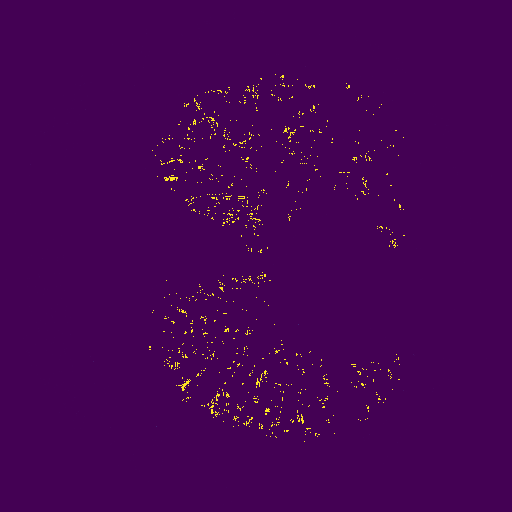
#> input picture Alles/KlassischeBildverarbeitung/Grabcut/prediction_47.png, 512 x 512 px, found by its file name
$ python ContourDetection.py   (older library calls are emulated)
#> lines starting #> are read from the running program, lines starting #| are printed output that depends on the picture; after the words box and inside, x2 and y2 are one past the last pixel; in counts of white or black regions, pixels touching at a corner belong together
import cv2
import numpy as np
import matplotlib.pyplot as plt


img = cv2.imread("prediction_47.png")
#> img is the input picture: shape (512, 512, 3); mean B, G, R 83.6, 2.7, 69.4
gray = cv2.cvtColor(img, cv2.COLOR_BGR2GRAY)
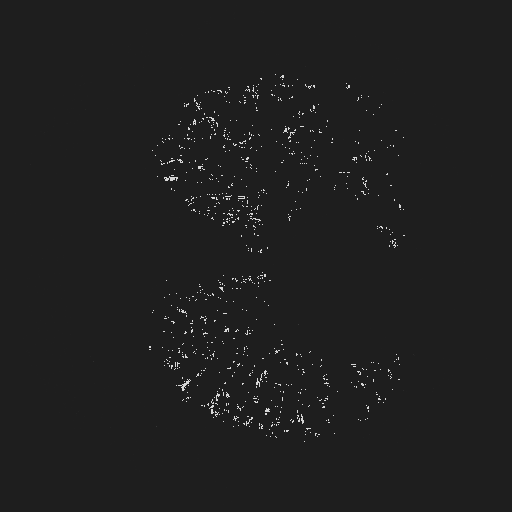
#> gray: shape (512, 512); min 30, max 215, mean 31.4
gray_bl = cv2.bilateralFilter(gray, 9, 75, 75)
ret, thr = cv2.threshold(gray_bl, 200, 255, cv2.THRESH_BINARY_INV)
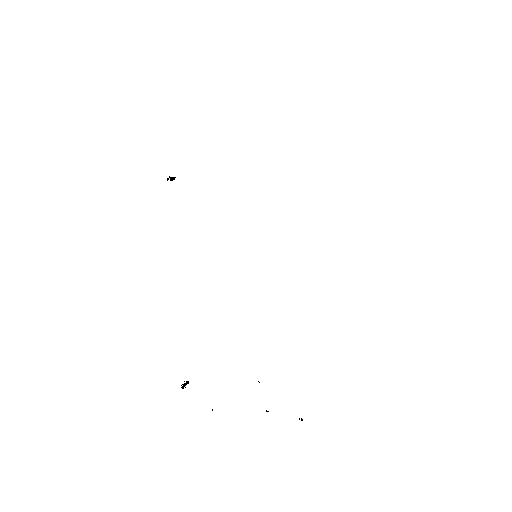
#> thr: shape (512, 512); 100% white; black in thin lines or dots, all inside (x1, y1, x2, y2) = (167, 176, 303, 421)
canvas = np.zeros((1500, 1500), dtype=np.uint8) * 255
canvas[50:50+thr.shape[0], 50:50+thr.shape[1]] = thr
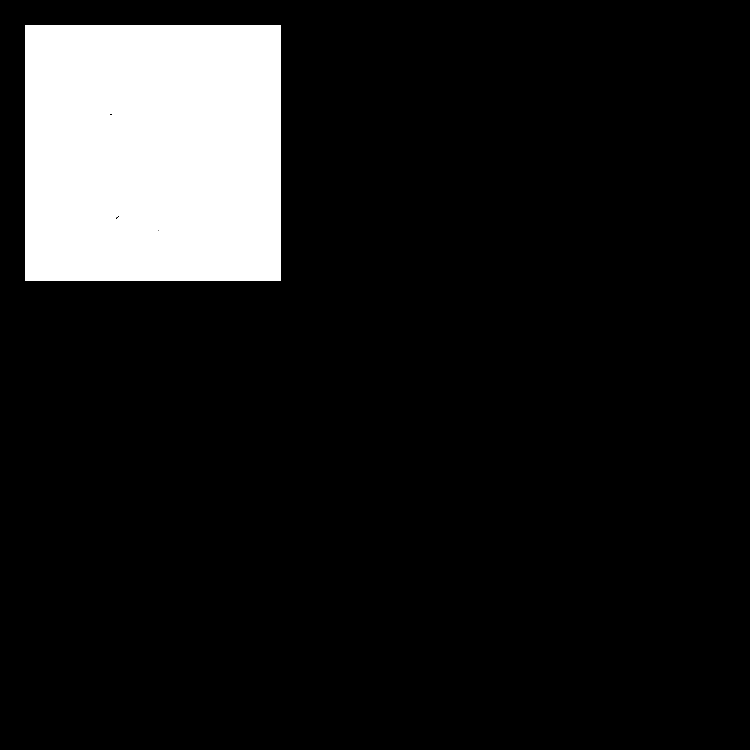
#> canvas: shape (1500, 1500) (shown at 1/2 size); 11.6% white; 1 white region, box (x1, y1, x2, y2) and area: (50, 50, 562, 562) 262073
kernel = cv2.getStructuringElement(cv2.MORPH_ELLIPSE, (9, 15))
dilated = cv2.dilate(canvas, kernel)
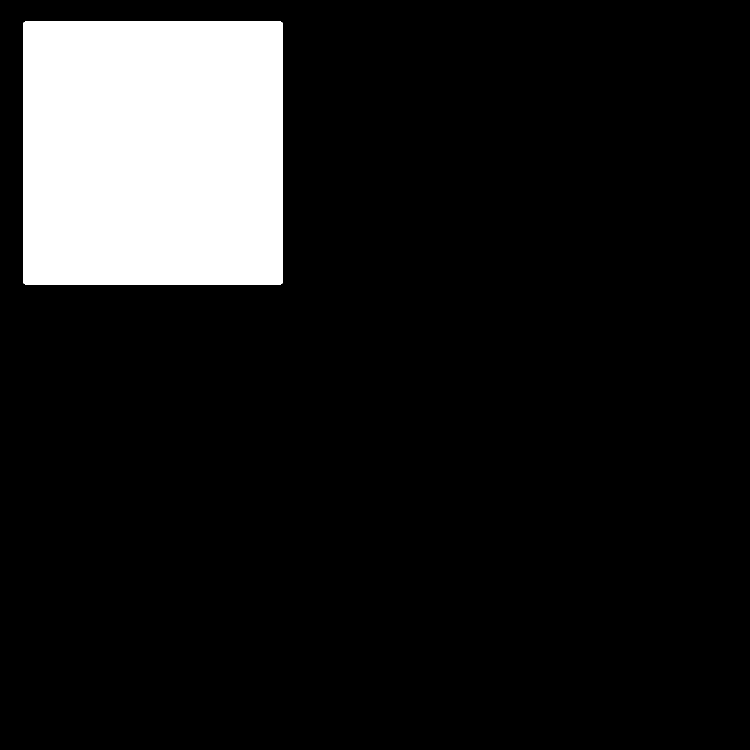
#> dilated: shape (1500, 1500) (shown at 1/2 size); 12.2% white; 1 white region
_, contours, _ = cv2.findContours(dilated, cv2.RETR_TREE, cv2.CHAIN_APPROX_SIMPLE)
#> contours = 1 contour; box (x1, y1, x2, y2) and area: (46, 43, 566, 569) 272449
dilated_rgb = cv2.cvtColor(dilated, cv2.COLOR_GRAY2RGB)
#> dilated_rgb: shape (1500, 1500, 3); 12.2% white; 1 white region
cnt_sorted = sorted(contours, key=lambda x: cv2.contourArea(x))
#> cnt_sorted has the same summary as contours
cnt_sorted.pop()
img_drawn = cv2.cvtColor(img, cv2.COLOR_BGR2RGB)
#> (the run stopped early here; a loop or call above may not have finished)
